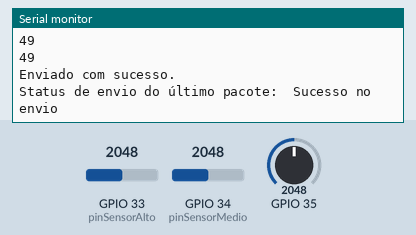
The sketch below on a simulated ESP32. On the bench: the last lines printed to the serial monitor. Inputs (shaded band) come from the test bench; at power-on: GPIO 33 (pinSensorAlto) = 2048, GPIO 34 (pinSensorMedio) = 2048, GPIO 35 = 2048.

Above: at 10.8 s.
10.9 s: GPIO 33 (pinSensorAlto) set to 2866
20.9 s: GPIO 34 (pinSensorMedio) set to 1228
30.9 s: GPIO 35 set to 3603
At 40.7 s:
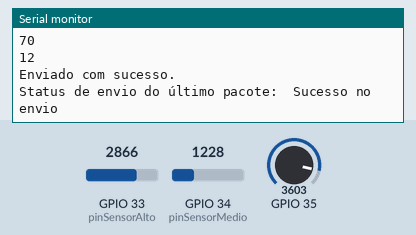
40.9 s: GPIO 35 set to 4095
At 50.7 s:
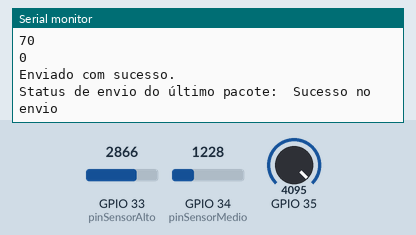
50.9 s: GPIO 34 (pinSensorMedio) set to 491
60.9 s: GPIO 33 (pinSensorAlto) set to 2047
Timing chart, 0 to 63.9 s (numbered marks = the images above; inputs shaded):
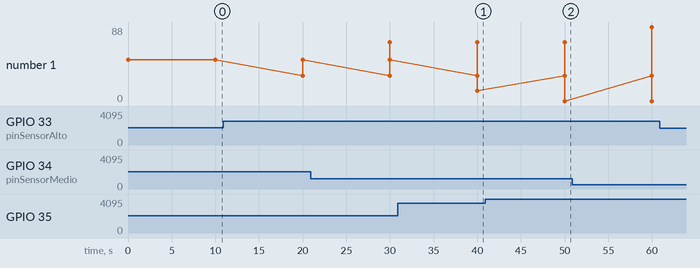

The sketch:

EmbarcadoESP32-Slave.ino
```cpp
#include <esp_now.h>
#include <WiFi.h>
#include <esp_wifi.h>

//Endereço de Broadcast do Receptor de dados.
uint8_t broadcastAddress[] = {
  0xF4,
  0x65,
  0x0B,
  0xE8,
  0x3B,
  0x64

};


//Estrutura para armazenamento dos dados recebidos pelos sensores
typedef struct dados_prototipo{

  int id;
  int nivelAlto;
  int nivelMedio;
  int nivelBaixo;

} dados_prototipo;

//Estrutura para armazenar os dados de pinagem dos microcontroladores
typedef struct pinos_sensores{

  const int pinSensorAlto;
  const int pinSensorMedio;
  const int pinSensorBaixo;

} pinos_sensores;

//Criação da variável "slave" que armazenará os dados.
dados_prototipo slave;

//Definição dos valores para a pinagem dos sensores.
const pinos_sensores slavePin = {
  .pinSensorAlto = 33,
  .pinSensorMedio = 34,
  .pinSensorBaixo = 35
};

//Variável para armazenamento das informações de pareamento.
esp_now_peer_info_t infoPareamento;


//Função para tratamento dos dados recebidos.
void OnDataSent(const uint8_t *mac_addr, esp_now_send_status_t statusEnvio){

  Serial.print("\r\nStatus de envio do último pacote:\t");
  Serial.println(statusEnvio == ESP_NOW_SEND_SUCCESS ? "Sucesso no envio":"Falha no envio");

}

void setup() {

  //Inicialização da porta serial.
  Serial.begin(115200);

  //Definição dos pinos dos sensores como receptores de dados
  pinMode(slavePin.pinSensorAlto, INPUT);
  pinMode(slavePin.pinSensorMedio, INPUT);
  pinMode(slavePin.pinSensorBaixo, INPUT);

  //Definição do dispositivo como Wi-Fi Station.
  WiFi.mode(WIFI_STA);

  //Inicialização do protocolo ESP-NOW.
  if(esp_now_init() != ESP_OK){
    Serial.println("Erro ao inicializar o protocolo ESP-NOW");
    return;
  }

  //Declaração da função de callback do envio de mensagem.
  esp_now_register_send_cb(OnDataSent);

  //Cópia e definição das informações de pareamento.
  memcpy(infoPareamento.peer_addr, broadcastAddress, 6);
  infoPareamento.channel = 0;
  infoPareamento.encrypt = false;

  //Condicional para verificação de sucesso na adição de pareamento.
  if (esp_now_add_peer(&infoPareamento) != ESP_OK){
    Serial.println("Falha ao realizar o pareamento");
    return;
  }

}

void loop() {

  //Definição de um id para o protótipo
  slave.id = 1;

  //Definição da variável "Slave" a partir das leituras de portas analógicas.
  slave.nivelAlto = map(analogRead(slavePin.pinSensorAlto), 4095, 0, 0, 100);
  slave.nivelMedio = map(analogRead(slavePin.pinSensorMedio), 4095, 0, 0, 100);
  slave.nivelBaixo = map(analogRead(slavePin.pinSensorBaixo), 4095, 0, 0, 100);

  Serial.println(slave.nivelAlto);
  Serial.println(slave.nivelMedio);
  Serial.println(slave.nivelBaixo);

  esp_wifi_set_channel(11, WIFI_SECOND_CHAN_NONE);

  //Envio de mensagem via ESP-NOW
  esp_err_t resultado = esp_now_send(broadcastAddress, (uint8_t *) &slave, sizeof(slave));

  //Condicional para verificação do resultado de envio.
  if(resultado == ESP_OK){
    Serial.println("Enviado com sucesso.");
  } else {
    Serial.println("Erro ao enviar os dados");
  }

  delay(10000);

}
```

Measured:
- after the input at 30.9 s, the serial monitor: prints a new line after 9.1 s (image 1)
- after the input at 40.9 s, the serial monitor: prints a new line after 9.1 s (image 2)
- plotted number 1: 49 → 12 after the input at 30.9 s, 12 → 0 after the input at 40.9 s
